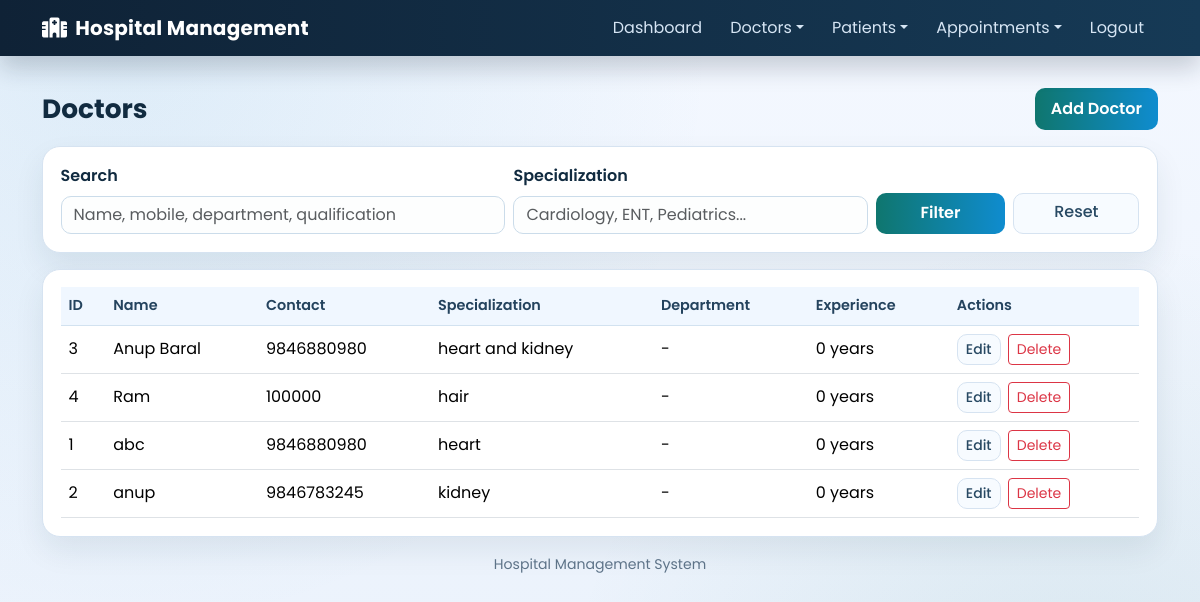
/view_doctor/ (signed in), run on the app's committed database.
### hospital/models.py (models this page shows, shortened)
class Doctor(models.Model):
    name = models.CharField(max_length=50)
    mobile = models.CharField(max_length=20)
    special = models.CharField(max_length=50)
    department = models.CharField(max_length=80, blank=True)
    qualification = models.CharField(max_length=120, blank=True)
    experience_years = models.PositiveIntegerField(default=0)
    availability_schedule = models.TextField(blank=True)

### hospital/views.py (the view, shortened to what this page needs)
# urls.py: path('view_doctor/', View_Doctor,name='view_doctor'),
@staff_required
def View_Doctor(request):
    query = request.GET.get("q", "").strip()
    specialization = request.GET.get("specialization", "").strip()
    doc = Doctor.objects.all().order_by("name")
    if specialization:
        doc = doc.filter(special__icontains=specialization)
    d = {
        'doc': doc,
        'q': query,
        'specialization': specialization,
    }
    return render(request, 'view_doctor.html', d)

### hospital/views.py (called while the page is built)
def staff_required(view_func):
    return user_passes_test(
        lambda user: user.is_authenticated and user.is_staff,
        login_url="login",
    )(view_func)

### hospital/templates/view_doctor.html (shortened to what this page needs)
{% extends 'navigationbar.html' %}
{% load static %}
{% block body %}
<div class="d-flex justify-content-between align-items-center mb-3">
    <h2 class="section-title mb-0">Doctors</h2>
    <a href="{% url 'add_doctor' %}" class="btn btn-brand">Add Doctor</a>
</div>
<div class="panel mb-3">
    <form method="get" class="row g-2 align-items-end">
        <div class="col-md-5">
            <label class="form-label">Search</label>
            <input type="text" name="q" class="form-control" value="{{ q }}" placeholder="Name, mobile, department, qualification">
        </div>
        <div class="col-md-4">
            <label class="form-label">Specialization</label>
            <input type="text" name="specialization" class="form-control" value="{{ specialization }}" placeholder="Cardiology, ENT, Pediatrics...">
        </div>
        <div class="col-md-3 d-flex gap-2">
            <button class="btn btn-brand w-100" type="submit">Filter</button>
            <a class="btn btn-soft w-100" href="{% url 'view_doctor' %}">Reset</a>
        </div>
    </form>
</div>
<div class="panel table-responsive">
    <table class="table table-hover align-middle mb-0">
        <thead>
            <tr>
                <th>ID</th>
                <th>Name</th>
                <th>Contact</th>
                <th>Specialization</th>
                <th>Department</th>
                <th>Experience</th>
                <th>Actions</th>
            </tr>
        </thead>
        <tbody>
            {% for i in doc %}
            <tr>
                <td>{{ i.id }}</td>
                <td>{{ i.name }}</td>
                <td>{{ i.mobile }}</td>
                <td>{{ i.special }}</td>
                <td>{{ i.department|default:'-' }}</td>
                <td>{{ i.experience_years }} years</td>
                <td class="actions-cell">
                    <a href="{% url 'edit_doctor' i.id %}" class="btn btn-sm btn-soft">Edit</a>
                    <form method="post" action="{% url 'delete_doctor' i.id %}" onsubmit="return confirm('Delete this doctor?');">
                        <button class="btn btn-sm btn-outline-danger" type="submit">Delete</button>
                    </form>
                </td>
            </tr>
            {% empty %}
            <tr><td colspan="7" class="text-center text-muted py-4">No doctors found.</td></tr>
            {% endfor %}
        </tbody>
    </table>
</div>
{% endblock %}

### hospital/static/css/mystyle.css (style rules this page uses)
:root { --bg-a: #f4f8ff; --bg-b: #e9f1fb; --ink: #112b40; --muted: #5d7388; --primary: #0f766e; --primary-strong: #0b5d58; --accent: #0f8ccf; --accent-soft: #e6f5fd; --card: #ffffff; --card-soft: #fbfdff; --ring: rgba(31, 138, 192, 0.2); --border: #d6e3f1; --danger: #b94a48; }
body { font-family: "Poppins", "Segoe UI", sans-serif; color: var(--ink); background: radial-gradient(circle at 10% 5%, rgba(31, 138, 192, 0.1), transparent 45%), radial-gradient(circle at 90% 95%, rgba(13, 110, 110, 0.09), transparent 40%), linear-gradient(180deg, var(--bg-a), var(--bg-b)); min-height: 100vh; margin: 0; }
.section-title { font-size: 1.65rem; font-weight: 700; margin-bottom: 1rem; }
.panel { background: var(--card); border: 1px solid var(--border); border-radius: 18px; box-shadow: 0 14px 30px rgba(15, 45, 70, 0.08); padding: 1.1rem; }
.form-label { font-weight: 600; color: var(--ink); }
.form-control, .form-select { border-radius: 10px; border: 1px solid #cbdcea; background: #fdfefe; }
.btn-brand { background: linear-gradient(90deg, var(--primary), var(--accent)); border: none; color: #fff; font-weight: 600; border-radius: 10px; padding: 0.55rem 1rem; }
.btn-soft { border-radius: 10px; border: 1px solid var(--border); background: #f7fbff; color: #284963; font-weight: 500; }
.table { border-collapse: separate; border-spacing: 0; }
.table thead th { background: #f0f7ff; color: #24435e; font-weight: 600; font-size: 0.9rem; border-bottom: 1px solid #d2e2f0; }
.table tbody tr { transition: transform 0.16s ease, box-shadow 0.16s ease; }
.table td, .table th { vertical-align: middle; }
.actions-cell { display: flex; gap: 0.45rem; flex-wrap: wrap; }

### data on the page
Doctor: id "3", name "Anup Baral", mobile "9846880980", special "heart and kidney", department "-", experience_years "0"
Doctor: id "4", name "Ram", mobile "100000", special "hair", department "-", experience_years "0"
Doctor: id "1", name "abc", mobile "9846880980", special "heart", department "-", experience_years "0"
Doctor: id "2", name "anup", mobile "9846783245", special "kidney", department "-", experience_years "0"
